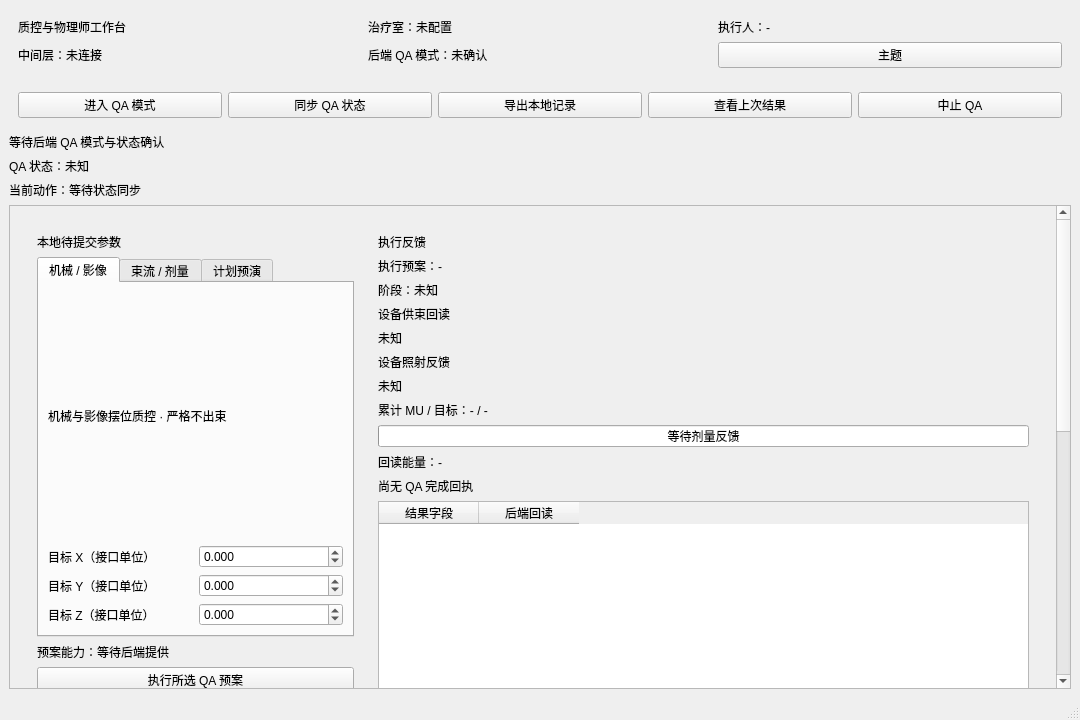
<?xml version='1.0' encoding='utf-8'?>
<ui version="4.0">
 <class>QaWindow</class>
 <widget class="QMainWindow" name="QaWindow">
  <property name="windowTitle">
   <string>SIMM 治疗控制系统 · QA 质控</string>
  </property>
  <property name="minimumSize">
   <size>
    <width>1080</width>
    <height>720</height>
   </size>
  </property>
  <widget class="QWidget" name="centralwidget">
   <layout class="QVBoxLayout" name="mainLayout">
    <item>
     <widget class="QWidget" name="header">
      <layout class="QGridLayout" name="headerLayout">
       <item row="0" column="0">
        <widget class="QLabel" name="titleLabel">
         <property name="text">
          <string>质控与物理师工作台</string>
         </property>
         <property name="wordWrap">
          <bool>true</bool>
         </property>
         <property name="textFormat">
          <enum>Qt::TextFormat::PlainText</enum>
         </property>
        </widget>
       </item>
       <item row="0" column="1">
        <widget class="QLabel" name="roomLabel">
         <property name="text">
          <string>治疗室：未配置</string>
         </property>
         <property name="wordWrap">
          <bool>true</bool>
         </property>
         <property name="textFormat">
          <enum>Qt::TextFormat::PlainText</enum>
         </property>
        </widget>
       </item>
       <item row="0" column="2">
        <widget class="QLabel" name="identityLabel">
         <property name="text">
          <string>执行人：-</string>
         </property>
         <property name="wordWrap">
          <bool>true</bool>
         </property>
         <property name="textFormat">
          <enum>Qt::TextFormat::PlainText</enum>
         </property>
        </widget>
       </item>
       <item row="1" column="0">
        <widget class="QLabel" name="connectionLabel">
         <property name="text">
          <string>中间层：未连接</string>
         </property>
         <property name="wordWrap">
          <bool>true</bool>
         </property>
         <property name="textFormat">
          <enum>Qt::TextFormat::PlainText</enum>
         </property>
        </widget>
       </item>
       <item row="1" column="1">
        <widget class="QLabel" name="modeLabel">
         <property name="text">
          <string>后端 QA 模式：未确认</string>
         </property>
         <property name="wordWrap">
          <bool>true</bool>
         </property>
         <property name="textFormat">
          <enum>Qt::TextFormat::PlainText</enum>
         </property>
        </widget>
       </item>
       <item row="1" column="2">
        <widget class="QPushButton" name="themeButton">
         <property name="text">
          <string>主题</string>
         </property>
        </widget>
       </item>
      </layout>
     </widget>
    </item>
    <item>
     <widget class="QWidget" name="commandBar">
      <layout class="QHBoxLayout" name="commandLayout">
       <item>
        <widget class="QPushButton" name="enterModeButton">
         <property name="text">
          <string>进入 QA 模式</string>
         </property>
        </widget>
       </item>
       <item>
        <widget class="QPushButton" name="queryStatusButton">
         <property name="text">
          <string>同步 QA 状态</string>
         </property>
        </widget>
       </item>
       <item>
        <widget class="QPushButton" name="saveSnapshotButton">
         <property name="text">
          <string>导出本地记录</string>
         </property>
        </widget>
       </item>
       <item>
        <widget class="QPushButton" name="resultButton">
         <property name="text">
          <string>查看上次结果</string>
         </property>
        </widget>
       </item>
       <item>
        <widget class="QPushButton" name="abortButton">
         <property name="text">
          <string>中止 QA</string>
         </property>
        </widget>
       </item>
      </layout>
     </widget>
    </item>
    <item>
     <widget class="QLabel" name="blockingLabel">
      <property name="text">
       <string>等待后端 QA 模式与状态确认</string>
      </property>
      <property name="wordWrap">
       <bool>true</bool>
      </property>
      <property name="textFormat">
       <enum>Qt::TextFormat::PlainText</enum>
      </property>
     </widget>
    </item>
    <item>
     <widget class="QLabel" name="workflowStateLabel">
      <property name="text">
       <string>QA 状态：未知</string>
      </property>
      <property name="wordWrap">
       <bool>true</bool>
      </property>
      <property name="textFormat">
       <enum>Qt::TextFormat::PlainText</enum>
      </property>
     </widget>
    </item>
    <item>
     <widget class="QLabel" name="currentActionLabel">
      <property name="text">
       <string>当前动作：等待状态同步</string>
      </property>
      <property name="wordWrap">
       <bool>true</bool>
      </property>
      <property name="textFormat">
       <enum>Qt::TextFormat::PlainText</enum>
      </property>
     </widget>
    </item>
    <item>
     <widget class="QScrollArea" name="workspaceScroll">
      <property name="widgetResizable">
       <bool>true</bool>
      </property>
      <widget class="QWidget" name="workspaceContent">
       <layout class="QVBoxLayout" name="workspaceLayout">
        <item>
         <widget class="QWidget" name="workArea">
          <layout class="QGridLayout" name="workLayout" columnstretch="1,2">
           <item row="0" column="0">
            <widget class="QWidget" name="protocolParameters">
             <property name="maximumSize">
              <size>
               <width>680</width>
               <height>16777215</height>
              </size>
             </property>
             <layout class="QVBoxLayout" name="parametersLayout">
              <item>
               <widget class="QLabel" name="paramsOriginLabel">
                <property name="text">
                 <string>本地待提交参数</string>
                </property>
                <property name="wordWrap">
                 <bool>true</bool>
                </property>
                <property name="textFormat">
                 <enum>Qt::TextFormat::PlainText</enum>
                </property>
               </widget>
              </item>
              <item>
               <widget class="QTabWidget" name="protocolTabs">
                <widget class="QWidget" name="mechanicalPage">
                 <attribute name="title">
                  <string>机械 / 影像</string>
                 </attribute>
                 <layout class="QGridLayout" name="mechanicalPageLayout">
                  <item row="0" column="0" colspan="2">
                   <widget class="QLabel" name="mechanicalNotice">
                    <property name="text">
                     <string>机械与影像摆位质控 · 严格不出束</string>
                    </property>
                    <property name="wordWrap">
                     <bool>true</bool>
                    </property>
                    <property name="textFormat">
                     <enum>Qt::TextFormat::PlainText</enum>
                    </property>
                   </widget>
                  </item>
                  <item row="1" column="0">
                   <widget class="QLabel" name="xTitle">
                    <property name="text">
                     <string>目标 X（接口单位）</string>
                    </property>
                    <property name="wordWrap">
                     <bool>true</bool>
                    </property>
                    <property name="textFormat">
                     <enum>Qt::TextFormat::PlainText</enum>
                    </property>
                   </widget>
                  </item>
                  <item row="1" column="1">
                   <widget class="QDoubleSpinBox" name="target_x">
                    <property name="minimum">
                     <double>-1000000.0</double>
                    </property>
                    <property name="maximum">
                     <double>1000000.0</double>
                    </property>
                    <property name="decimals">
                     <number>3</number>
                    </property>
                   </widget>
                  </item>
                  <item row="2" column="0">
                   <widget class="QLabel" name="yTitle">
                    <property name="text">
                     <string>目标 Y（接口单位）</string>
                    </property>
                    <property name="wordWrap">
                     <bool>true</bool>
                    </property>
                    <property name="textFormat">
                     <enum>Qt::TextFormat::PlainText</enum>
                    </property>
                   </widget>
                  </item>
                  <item row="2" column="1">
                   <widget class="QDoubleSpinBox" name="target_y">
                    <property name="minimum">
                     <double>-1000000.0</double>
                    </property>
                    <property name="maximum">
                     <double>1000000.0</double>
                    </property>
                    <property name="decimals">
                     <number>3</number>
                    </property>
                   </widget>
                  </item>
                  <item row="3" column="0">
                   <widget class="QLabel" name="zTitle">
                    <property name="text">
                     <string>目标 Z（接口单位）</string>
                    </property>
                    <property name="wordWrap">
                     <bool>true</bool>
                    </property>
                    <property name="textFormat">
                     <enum>Qt::TextFormat::PlainText</enum>
                    </property>
                   </widget>
                  </item>
                  <item row="3" column="1">
                   <widget class="QDoubleSpinBox" name="target_z">
                    <property name="minimum">
                     <double>-1000000.0</double>
                    </property>
                    <property name="maximum">
                     <double>1000000.0</double>
                    </property>
                    <property name="decimals">
                     <number>3</number>
                    </property>
                   </widget>
                  </item>
                 </layout>
                </widget>
                <widget class="QWidget" name="dosimetryPage">
                 <attribute name="title">
                  <string>束流 / 剂量</string>
                 </attribute>
                 <layout class="QGridLayout" name="dosimetryPageLayout">
                  <item row="0" column="0" colspan="2">
                   <widget class="QLabel" name="dosimetryNotice">
                    <property name="text">
                     <string>真实出束 · 单次目标必须大于 0 且不超过后端限额及 300 MU</string>
                    </property>
                    <property name="wordWrap">
                     <bool>true</bool>
                    </property>
                    <property name="textFormat">
                     <enum>Qt::TextFormat::PlainText</enum>
                    </property>
                   </widget>
                  </item>
                  <item row="1" column="0">
                   <widget class="QLabel" name="energyTitle">
                    <property name="text">
                     <string>能量（接口单位）</string>
                    </property>
                    <property name="wordWrap">
                     <bool>true</bool>
                    </property>
                    <property name="textFormat">
                     <enum>Qt::TextFormat::PlainText</enum>
                    </property>
                   </widget>
                  </item>
                  <item row="1" column="1">
                   <widget class="QDoubleSpinBox" name="energyInput">
                    <property name="decimals">
                     <number>3</number>
                    </property>
                    <property name="maximum">
                     <double>1000000.0</double>
                    </property>
                   </widget>
                  </item>
                  <item row="2" column="0">
                   <widget class="QLabel" name="beamlineTitle">
                    <property name="text">
                     <string>束线编号</string>
                    </property>
                    <property name="wordWrap">
                     <bool>true</bool>
                    </property>
                    <property name="textFormat">
                     <enum>Qt::TextFormat::PlainText</enum>
                    </property>
                   </widget>
                  </item>
                  <item row="2" column="1">
                   <widget class="QSpinBox" name="beamlineInput">
                    <property name="maximum">
                     <number>2147483647</number>
                    </property>
                   </widget>
                  </item>
                  <item row="3" column="0">
                   <widget class="QLabel" name="target_muTitle">
                    <property name="text">
                     <string>目标 MU</string>
                    </property>
                    <property name="wordWrap">
                     <bool>true</bool>
                    </property>
                    <property name="textFormat">
                     <enum>Qt::TextFormat::PlainText</enum>
                    </property>
                   </widget>
                  </item>
                  <item row="3" column="1">
                   <widget class="QDoubleSpinBox" name="target_muInput">
                    <property name="decimals">
                     <number>3</number>
                    </property>
                    <property name="maximum">
                     <double>300.0</double>
                    </property>
                   </widget>
                  </item>
                  <item row="4" column="0" colspan="2">
                   <widget class="QLabel" name="doseLimitLabel">
                    <property name="text">
                     <string>后端剂量限额：未确认</string>
                    </property>
                    <property name="wordWrap">
                     <bool>true</bool>
                    </property>
                    <property name="textFormat">
                     <enum>Qt::TextFormat::PlainText</enum>
                    </property>
                   </widget>
                  </item>
                 </layout>
                </widget>
                <widget class="QWidget" name="verificationPage">
                 <attribute name="title">
                  <string>计划预演</string>
                 </attribute>
                 <layout class="QGridLayout" name="verificationPageLayout">
                  <item row="0" column="0" colspan="2">
                   <widget class="QLabel" name="verificationNotice">
                    <property name="text">
                     <string>假体计划验证 · 可能真实出束 · QA 独立归档</string>
                    </property>
                    <property name="wordWrap">
                     <bool>true</bool>
                    </property>
                    <property name="textFormat">
                     <enum>Qt::TextFormat::PlainText</enum>
                    </property>
                   </widget>
                  </item>
                  <item row="1" column="0">
                   <widget class="QLabel" name="planIdTitle">
                    <property name="text">
                     <string>QA 计划 ID</string>
                    </property>
                    <property name="wordWrap">
                     <bool>true</bool>
                    </property>
                    <property name="textFormat">
                     <enum>Qt::TextFormat::PlainText</enum>
                    </property>
                   </widget>
                  </item>
                  <item row="1" column="1">
                   <widget class="QLineEdit" name="planIdInput" />
                  </item>
                 </layout>
                </widget>
               </widget>
              </item>
              <item>
               <widget class="QLabel" name="protocolDescription">
                <property name="text">
                 <string>预案能力：等待后端提供</string>
                </property>
                <property name="wordWrap">
                 <bool>true</bool>
                </property>
                <property name="textFormat">
                 <enum>Qt::TextFormat::PlainText</enum>
                </property>
               </widget>
              </item>
              <item>
               <widget class="QPushButton" name="executeButton">
                <property name="text">
                 <string>执行所选 QA 预案</string>
                </property>
               </widget>
              </item>
             </layout>
            </widget>
           </item>
           <item row="0" column="1">
            <widget class="QWidget" name="executionMonitor">
             <layout class="QVBoxLayout" name="monitorLayout">
              <item>
               <widget class="QLabel" name="monitorTitle">
                <property name="text">
                 <string>执行反馈</string>
                </property>
                <property name="wordWrap">
                 <bool>true</bool>
                </property>
                <property name="textFormat">
                 <enum>Qt::TextFormat::PlainText</enum>
                </property>
               </widget>
              </item>
              <item>
               <widget class="QLabel" name="activeProtocolLabel">
                <property name="text">
                 <string>执行预案：-</string>
                </property>
                <property name="wordWrap">
                 <bool>true</bool>
                </property>
                <property name="textFormat">
                 <enum>Qt::TextFormat::PlainText</enum>
                </property>
               </widget>
              </item>
              <item>
               <widget class="QLabel" name="stageLabel">
                <property name="text">
                 <string>阶段：未知</string>
                </property>
                <property name="wordWrap">
                 <bool>true</bool>
                </property>
                <property name="textFormat">
                 <enum>Qt::TextFormat::PlainText</enum>
                </property>
               </widget>
              </item>
              <item>
               <widget class="QLabel" name="beamTitle">
                <property name="text">
                 <string>设备供束回读</string>
                </property>
                <property name="wordWrap">
                 <bool>true</bool>
                </property>
                <property name="textFormat">
                 <enum>Qt::TextFormat::PlainText</enum>
                </property>
               </widget>
              </item>
              <item>
               <widget class="QLabel" name="beamValue">
                <property name="text">
                 <string>未知</string>
                </property>
                <property name="wordWrap">
                 <bool>true</bool>
                </property>
                <property name="textFormat">
                 <enum>Qt::TextFormat::PlainText</enum>
                </property>
               </widget>
              </item>
              <item>
               <widget class="QLabel" name="resultTitle">
                <property name="text">
                 <string>设备照射反馈</string>
                </property>
                <property name="wordWrap">
                 <bool>true</bool>
                </property>
                <property name="textFormat">
                 <enum>Qt::TextFormat::PlainText</enum>
                </property>
               </widget>
              </item>
              <item>
               <widget class="QLabel" name="resultValue">
                <property name="text">
                 <string>未知</string>
                </property>
                <property name="wordWrap">
                 <bool>true</bool>
                </property>
                <property name="textFormat">
                 <enum>Qt::TextFormat::PlainText</enum>
                </property>
               </widget>
              </item>
              <item>
               <widget class="QLabel" name="muLabel">
                <property name="text">
                 <string>累计 MU / 目标：- / -</string>
                </property>
                <property name="wordWrap">
                 <bool>true</bool>
                </property>
                <property name="textFormat">
                 <enum>Qt::TextFormat::PlainText</enum>
                </property>
               </widget>
              </item>
              <item>
               <widget class="QProgressBar" name="doseProgress">
                <property name="value">
                 <number>0</number>
                </property>
                <property name="format">
                 <string>等待剂量反馈</string>
                </property>
               </widget>
              </item>
              <item>
               <widget class="QLabel" name="qaEnergyLabel">
                <property name="text">
                 <string>回读能量：-</string>
                </property>
                <property name="wordWrap">
                 <bool>true</bool>
                </property>
                <property name="textFormat">
                 <enum>Qt::TextFormat::PlainText</enum>
                </property>
               </widget>
              </item>
              <item>
               <widget class="QLabel" name="resultSummary">
                <property name="text">
                 <string>尚无 QA 完成回执</string>
                </property>
                <property name="wordWrap">
                 <bool>true</bool>
                </property>
                <property name="textFormat">
                 <enum>Qt::TextFormat::PlainText</enum>
                </property>
               </widget>
              </item>
              <item>
               <widget class="QTableWidget" name="resultTable">
                <property name="columnCount">
                 <number>2</number>
                </property>
                <property name="editTriggers">
                 <set>QAbstractItemView::EditTrigger::NoEditTriggers</set>
                </property>
                <property name="minimumSize">
                 <size>
                  <width>0</width>
                  <height>170</height>
                 </size>
                </property>
                <column>
                 <property name="text">
                  <string>结果字段</string>
                 </property>
                </column>
                <column>
                 <property name="text">
                  <string>后端回读</string>
                 </property>
                </column>
               </widget>
              </item>
             </layout>
            </widget>
           </item>
          </layout>
         </widget>
        </item>
        <item>
         <widget class="QLabel" name="deviceSummaryTitle">
          <property name="text">
           <string>设备连接与安全反馈</string>
          </property>
          <property name="wordWrap">
           <bool>true</bool>
          </property>
          <property name="textFormat">
           <enum>Qt::TextFormat::PlainText</enum>
          </property>
         </widget>
        </item>
        <item>
         <widget class="QWidget" name="lampsWidget">
          <layout class="QGridLayout" name="devicesGrid">
           <item row="0" column="0">
            <widget class="QLabel" name="couchName">
             <property name="text">
              <string>治疗床</string>
             </property>
             <property name="wordWrap">
              <bool>true</bool>
             </property>
             <property name="textFormat">
              <enum>Qt::TextFormat::PlainText</enum>
             </property>
            </widget>
           </item>
           <item row="1" column="0">
            <widget class="QLabel" name="couchLamp">
             <property name="text">
              <string>未知</string>
             </property>
             <property name="wordWrap">
              <bool>true</bool>
             </property>
             <property name="textFormat">
              <enum>Qt::TextFormat::PlainText</enum>
             </property>
            </widget>
           </item>
           <item row="0" column="1">
            <widget class="QLabel" name="drName">
             <property name="text">
              <string>DR 起落架</string>
             </property>
             <property name="wordWrap">
              <bool>true</bool>
             </property>
             <property name="textFormat">
              <enum>Qt::TextFormat::PlainText</enum>
             </property>
            </widget>
           </item>
           <item row="1" column="1">
            <widget class="QLabel" name="drLamp">
             <property name="text">
              <string>未知</string>
             </property>
             <property name="wordWrap">
              <bool>true</bool>
             </property>
             <property name="textFormat">
              <enum>Qt::TextFormat::PlainText</enum>
             </property>
            </widget>
           </item>
           <item row="0" column="2">
            <widget class="QLabel" name="igrtName">
             <property name="text">
              <string>IGRT</string>
             </property>
             <property name="wordWrap">
              <bool>true</bool>
             </property>
             <property name="textFormat">
              <enum>Qt::TextFormat::PlainText</enum>
             </property>
            </widget>
           </item>
           <item row="1" column="2">
            <widget class="QLabel" name="igrtLamp">
             <property name="text">
              <string>未知</string>
             </property>
             <property name="wordWrap">
              <bool>true</bool>
             </property>
             <property name="textFormat">
              <enum>Qt::TextFormat::PlainText</enum>
             </property>
            </widget>
           </item>
           <item row="0" column="3">
            <widget class="QLabel" name="filterName">
             <property name="text">
              <string>脊形过滤器</string>
             </property>
             <property name="wordWrap">
              <bool>true</bool>
             </property>
             <property name="textFormat">
              <enum>Qt::TextFormat::PlainText</enum>
             </property>
            </widget>
           </item>
           <item row="1" column="3">
            <widget class="QLabel" name="filterLamp">
             <property name="text">
              <string>未知</string>
             </property>
             <property name="wordWrap">
              <bool>true</bool>
             </property>
             <property name="textFormat">
              <enum>Qt::TextFormat::PlainText</enum>
             </property>
            </widget>
           </item>
           <item row="0" column="4">
            <widget class="QLabel" name="plcName">
             <property name="text">
              <string>PLC</string>
             </property>
             <property name="wordWrap">
              <bool>true</bool>
             </property>
             <property name="textFormat">
              <enum>Qt::TextFormat::PlainText</enum>
             </property>
            </widget>
           </item>
           <item row="1" column="4">
            <widget class="QLabel" name="plcLamp">
             <property name="text">
              <string>未知</string>
             </property>
             <property name="wordWrap">
              <bool>true</bool>
             </property>
             <property name="textFormat">
              <enum>Qt::TextFormat::PlainText</enum>
             </property>
            </widget>
           </item>
           <item row="2" column="0">
            <widget class="QLabel" name="g01Name">
             <property name="text">
              <string>机架 G01</string>
             </property>
             <property name="wordWrap">
              <bool>true</bool>
             </property>
             <property name="textFormat">
              <enum>Qt::TextFormat::PlainText</enum>
             </property>
            </widget>
           </item>
           <item row="3" column="0">
            <widget class="QLabel" name="g01Lamp">
             <property name="text">
              <string>未知</string>
             </property>
             <property name="wordWrap">
              <bool>true</bool>
             </property>
             <property name="textFormat">
              <enum>Qt::TextFormat::PlainText</enum>
             </property>
            </widget>
           </item>
           <item row="2" column="1">
            <widget class="QLabel" name="g02Name">
             <property name="text">
              <string>机架 G02</string>
             </property>
             <property name="wordWrap">
              <bool>true</bool>
             </property>
             <property name="textFormat">
              <enum>Qt::TextFormat::PlainText</enum>
             </property>
            </widget>
           </item>
           <item row="3" column="1">
            <widget class="QLabel" name="g02Lamp">
             <property name="text">
              <string>未知</string>
             </property>
             <property name="wordWrap">
              <bool>true</bool>
             </property>
             <property name="textFormat">
              <enum>Qt::TextFormat::PlainText</enum>
             </property>
            </widget>
           </item>
           <item row="2" column="2">
            <widget class="QLabel" name="acceleratorName">
             <property name="text">
              <string>加速器</string>
             </property>
             <property name="wordWrap">
              <bool>true</bool>
             </property>
             <property name="textFormat">
              <enum>Qt::TextFormat::PlainText</enum>
             </property>
            </widget>
           </item>
           <item row="3" column="2">
            <widget class="QLabel" name="acceleratorLamp">
             <property name="text">
              <string>未知</string>
             </property>
             <property name="wordWrap">
              <bool>true</bool>
             </property>
             <property name="textFormat">
              <enum>Qt::TextFormat::PlainText</enum>
             </property>
            </widget>
           </item>
           <item row="2" column="3">
            <widget class="QLabel" name="ddsName">
             <property name="text">
              <string>DDS 联锁</string>
             </property>
             <property name="wordWrap">
              <bool>true</bool>
             </property>
             <property name="textFormat">
              <enum>Qt::TextFormat::PlainText</enum>
             </property>
            </widget>
           </item>
           <item row="3" column="3">
            <widget class="QLabel" name="ddsLamp">
             <property name="text">
              <string>未知</string>
             </property>
             <property name="wordWrap">
              <bool>true</bool>
             </property>
             <property name="textFormat">
              <enum>Qt::TextFormat::PlainText</enum>
             </property>
            </widget>
           </item>
           <item row="2" column="4">
            <widget class="QLabel" name="faultName">
             <property name="text">
              <string>出束故障</string>
             </property>
             <property name="wordWrap">
              <bool>true</bool>
             </property>
             <property name="textFormat">
              <enum>Qt::TextFormat::PlainText</enum>
             </property>
            </widget>
           </item>
           <item row="3" column="4">
            <widget class="QLabel" name="faultLamp">
             <property name="text">
              <string>未知</string>
             </property>
             <property name="wordWrap">
              <bool>true</bool>
             </property>
             <property name="textFormat">
              <enum>Qt::TextFormat::PlainText</enum>
             </property>
            </widget>
           </item>
          </layout>
         </widget>
        </item>
        <item>
         <widget class="QToolButton" name="detailsButton">
          <property name="text">
           <string>诊断明细</string>
          </property>
          <property name="checkable">
           <bool>true</bool>
          </property>
          <property name="toolButtonStyle">
           <enum>Qt::ToolButtonStyle::ToolButtonTextBesideIcon</enum>
          </property>
          <property name="arrowType">
           <enum>Qt::ArrowType::RightArrow</enum>
          </property>
         </widget>
        </item>
        <item>
         <widget class="QTabWidget" name="detailsTabs">
          <widget class="QWidget" name="telemetryPage">
           <attribute name="title">
            <string>设备遥测</string>
           </attribute>
           <layout class="QVBoxLayout" name="telemetryPageLayout">
            <item>
             <widget class="QWidget" name="telemetryValues">
              <layout class="QGridLayout" name="telemetryGrid">
               <item row="0" column="0">
                <widget class="QLabel" name="sum_doseTitle">
                 <property name="text">
                  <string>累计原始计数</string>
                 </property>
                 <property name="wordWrap">
                  <bool>true</bool>
                 </property>
                 <property name="textFormat">
                  <enum>Qt::TextFormat::PlainText</enum>
                 </property>
                </widget>
               </item>
               <item row="1" column="0">
                <widget class="QLabel" name="sum_doseValue">
                 <property name="text">
                  <string>-</string>
                 </property>
                 <property name="wordWrap">
                  <bool>true</bool>
                 </property>
                 <property name="textFormat">
                  <enum>Qt::TextFormat::PlainText</enum>
                 </property>
                </widget>
               </item>
               <item row="0" column="1">
                <widget class="QLabel" name="dose_rateTitle">
                 <property name="text">
                  <string>原始剂量率</string>
                 </property>
                 <property name="wordWrap">
                  <bool>true</bool>
                 </property>
                 <property name="textFormat">
                  <enum>Qt::TextFormat::PlainText</enum>
                 </property>
                </widget>
               </item>
               <item row="1" column="1">
                <widget class="QLabel" name="dose_rateValue">
                 <property name="text">
                  <string>-</string>
                 </property>
                 <property name="wordWrap">
                  <bool>true</bool>
                 </property>
                 <property name="textFormat">
                  <enum>Qt::TextFormat::PlainText</enum>
                 </property>
                </widget>
               </item>
               <item row="0" column="2">
                <widget class="QLabel" name="current_layerTitle">
                 <property name="text">
                  <string>当前层</string>
                 </property>
                 <property name="wordWrap">
                  <bool>true</bool>
                 </property>
                 <property name="textFormat">
                  <enum>Qt::TextFormat::PlainText</enum>
                 </property>
                </widget>
               </item>
               <item row="1" column="2">
                <widget class="QLabel" name="current_layerValue">
                 <property name="text">
                  <string>-</string>
                 </property>
                 <property name="wordWrap">
                  <bool>true</bool>
                 </property>
                 <property name="textFormat">
                  <enum>Qt::TextFormat::PlainText</enum>
                 </property>
                </widget>
               </item>
               <item row="2" column="0">
                <widget class="QLabel" name="current_pointTitle">
                 <property name="text">
                  <string>当前点</string>
                 </property>
                 <property name="wordWrap">
                  <bool>true</bool>
                 </property>
                 <property name="textFormat">
                  <enum>Qt::TextFormat::PlainText</enum>
                 </property>
                </widget>
               </item>
               <item row="3" column="0">
                <widget class="QLabel" name="current_pointValue">
                 <property name="text">
                  <string>-</string>
                 </property>
                 <property name="wordWrap">
                  <bool>true</bool>
                 </property>
                 <property name="textFormat">
                  <enum>Qt::TextFormat::PlainText</enum>
                 </property>
                </widget>
               </item>
               <item row="2" column="1">
                <widget class="QLabel" name="current_doseTitle">
                 <property name="text">
                  <string>当前点计数</string>
                 </property>
                 <property name="wordWrap">
                  <bool>true</bool>
                 </property>
                 <property name="textFormat">
                  <enum>Qt::TextFormat::PlainText</enum>
                 </property>
                </widget>
               </item>
               <item row="3" column="1">
                <widget class="QLabel" name="current_doseValue">
                 <property name="text">
                  <string>-</string>
                 </property>
                 <property name="wordWrap">
                  <bool>true</bool>
                 </property>
                 <property name="textFormat">
                  <enum>Qt::TextFormat::PlainText</enum>
                 </property>
                </widget>
               </item>
               <item row="2" column="2">
                <widget class="QLabel" name="layer_sum_doseTitle">
                 <property name="text">
                  <string>当前层计数</string>
                 </property>
                 <property name="wordWrap">
                  <bool>true</bool>
                 </property>
                 <property name="textFormat">
                  <enum>Qt::TextFormat::PlainText</enum>
                 </property>
                </widget>
               </item>
               <item row="3" column="2">
                <widget class="QLabel" name="layer_sum_doseValue">
                 <property name="text">
                  <string>-</string>
                 </property>
                 <property name="wordWrap">
                  <bool>true</bool>
                 </property>
                 <property name="textFormat">
                  <enum>Qt::TextFormat::PlainText</enum>
                 </property>
                </widget>
               </item>
               <item row="4" column="0">
                <widget class="QLabel" name="next_layerTitle">
                 <property name="text">
                  <string>下一层</string>
                 </property>
                 <property name="wordWrap">
                  <bool>true</bool>
                 </property>
                 <property name="textFormat">
                  <enum>Qt::TextFormat::PlainText</enum>
                 </property>
                </widget>
               </item>
               <item row="5" column="0">
                <widget class="QLabel" name="next_layerValue">
                 <property name="text">
                  <string>-</string>
                 </property>
                 <property name="wordWrap">
                  <bool>true</bool>
                 </property>
                 <property name="textFormat">
                  <enum>Qt::TextFormat::PlainText</enum>
                 </property>
                </widget>
               </item>
               <item row="4" column="1">
                <widget class="QLabel" name="therapy_idTitle">
                 <property name="text">
                  <string>设备任务 ID</string>
                 </property>
                 <property name="wordWrap">
                  <bool>true</bool>
                 </property>
                 <property name="textFormat">
                  <enum>Qt::TextFormat::PlainText</enum>
                 </property>
                </widget>
               </item>
               <item row="5" column="1">
                <widget class="QLabel" name="therapy_idValue">
                 <property name="text">
                  <string>-</string>
                 </property>
                 <property name="wordWrap">
                  <bool>true</bool>
                 </property>
                 <property name="textFormat">
                  <enum>Qt::TextFormat::PlainText</enum>
                 </property>
                </widget>
               </item>
               <item row="4" column="2">
                <widget class="QLabel" name="timestampTitle">
                 <property name="text">
                  <string>遥测时间</string>
                 </property>
                 <property name="wordWrap">
                  <bool>true</bool>
                 </property>
                 <property name="textFormat">
                  <enum>Qt::TextFormat::PlainText</enum>
                 </property>
                </widget>
               </item>
               <item row="5" column="2">
                <widget class="QLabel" name="timestampValue">
                 <property name="text">
                  <string>-</string>
                 </property>
                 <property name="wordWrap">
                  <bool>true</bool>
                 </property>
                 <property name="textFormat">
                  <enum>Qt::TextFormat::PlainText</enum>
                 </property>
                </widget>
               </item>
              </layout>
             </widget>
            </item>
            <item>
             <widget class="QLabel" name="positionTitle">
              <property name="text">
               <string>治疗床位置（原接口单位）</string>
              </property>
              <property name="wordWrap">
               <bool>true</bool>
              </property>
              <property name="textFormat">
               <enum>Qt::TextFormat::PlainText</enum>
              </property>
             </widget>
            </item>
            <item>
             <widget class="QTableWidget" name="positionTable">
              <property name="rowCount">
               <number>1</number>
              </property>
              <property name="columnCount">
               <number>6</number>
              </property>
              <property name="editTriggers">
               <set>QAbstractItemView::EditTrigger::NoEditTriggers</set>
              </property>
              <property name="maximumSize">
               <size>
                <width>16777215</width>
                <height>100</height>
               </size>
              </property>
              <row>
               <property name="text">
                <string>当前</string>
               </property>
              </row>
              <column>
               <property name="text">
                <string>X</string>
               </property>
              </column>
              <column>
               <property name="text">
                <string>Y</string>
               </property>
              </column>
              <column>
               <property name="text">
                <string>Z</string>
               </property>
              </column>
              <column>
               <property name="text">
                <string>A</string>
               </property>
              </column>
              <column>
               <property name="text">
                <string>B</string>
               </property>
              </column>
              <column>
               <property name="text">
                <string>C</string>
               </property>
              </column>
              <item row="0" column="0">
               <property name="text">
                <string>未知</string>
               </property>
              </item>
              <item row="0" column="1">
               <property name="text">
                <string>未知</string>
               </property>
              </item>
              <item row="0" column="2">
               <property name="text">
                <string>未知</string>
               </property>
              </item>
              <item row="0" column="3">
               <property name="text">
                <string>未知</string>
               </property>
              </item>
              <item row="0" column="4">
               <property name="text">
                <string>未知</string>
               </property>
              </item>
              <item row="0" column="5">
               <property name="text">
                <string>未知</string>
               </property>
              </item>
             </widget>
            </item>
            <item>
             <widget class="QLabel" name="telemetryNotice">
              <property name="text">
               <string>设备遥测独立显示；原始计数不换算为 MU 或 Gy，供束反馈不代表 QA 判定。</string>
              </property>
              <property name="wordWrap">
               <bool>true</bool>
              </property>
              <property name="textFormat">
               <enum>Qt::TextFormat::PlainText</enum>
              </property>
             </widget>
            </item>
           </layout>
          </widget>
          <widget class="QWidget" name="communicationPage">
           <attribute name="title">
            <string>通信记录</string>
           </attribute>
           <layout class="QVBoxLayout" name="communicationPageLayout">
            <item>
             <widget class="QPlainTextEdit" name="communicationLog">
              <property name="readOnly">
               <bool>true</bool>
              </property>
              <property name="minimumSize">
               <size>
                <width>0</width>
                <height>220</height>
               </size>
              </property>
             </widget>
            </item>
           </layout>
          </widget>
         </widget>
        </item>
       </layout>
      </widget>
     </widget>
    </item>
   </layout>
  </widget>
  <widget class="QStatusBar" name="statusbar" />
 </widget>
 <resources />
 <connections />
</ui>
